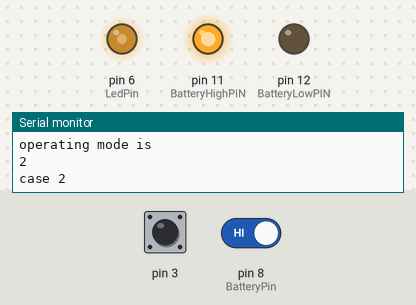
The sketch below on a simulated Arduino Uno, built with avr-gcc and run on an emulated ATmega328P. Shown: output pins drawn as LEDs (lit = HIGH), the last lines printed to the serial monitor. Inputs (shaded band) come from the test bench; at power-on: pin 3 LOW, pin 8 (BatteryPin) HIGH.

Above: at 1.2 s.
1.3 s: pin 3 driven HIGH
At 2.5 s:
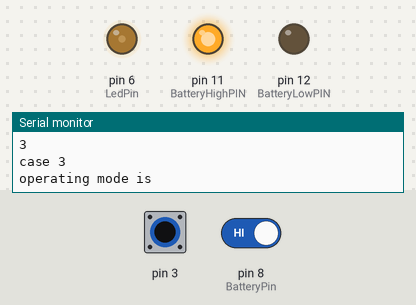
2.8 s: pin 8 (BatteryPin) driven LOW
At 3.6 s:
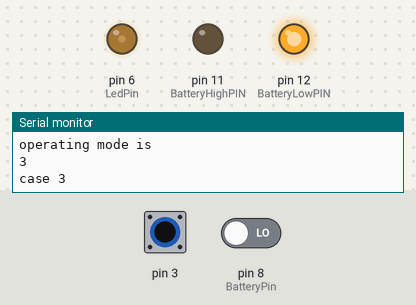
4.3 s: pin 8 (BatteryPin) driven HIGH
At 4.6 s:
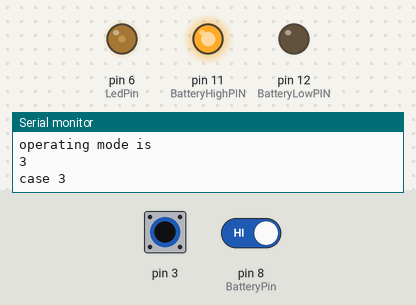
7.3 s: pin 3 pulsed LOW 5 times (0.12 s each, 0.3 s apart)
At 8.19 s:
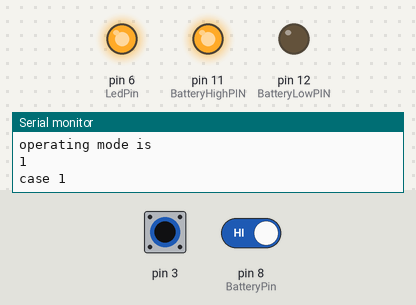
Timing chart, 0 to 10.3 s (numbered marks = the images above; inputs shaded):
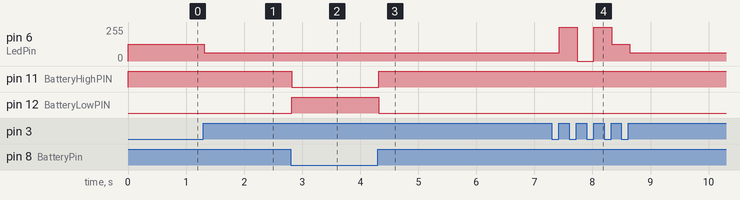

The sketch:

Arduno.ino
```cpp
 #define FLASH_RATE_HZ 2
 #define PWM_MAX 255
 #define interval 500

 // global variables representing "state" across all functions
 // operating mode: 0 - off, 1 - bright, 2 - mid-bright, 3 - dim, 4 - flash
 int operating_mode = 1;
 volatile bool button_pushed_Result = HIGH;
 //int previous_button_state = 0;
 int PWM_OUT = 0;
 int PWM_OUT_State =0;
 int LedPin = 6;
 bool ledState = LOW;
 //int BUTTON_IN = 3;
 const int BatteryPin = 8;
 const int BatteryHighPIN = 11;
 const int BatteryLowPIN = 12;
 bool batteryState = LOW;
 unsigned long currentMillis;
 unsigned long previousMillis;


 // executed one-time at device startup
 void setup() {

    Serial.begin(9600);
    pinMode(LedPin, OUTPUT);
    pinMode(BatteryPin, INPUT);
    pinMode(BatteryHighPIN, OUTPUT);
    pinMode(BatteryLowPIN, OUTPUT);
    attachInterrupt(digitalPinToInterrupt(3), button_pushed, RISING);

    check_button_press();

    set_pwm_based_on_operating_mode();

    // define output (PWM) pin connected to LED

 }

 // continually-running loop
 // calls functions that are named as "actions"
 void loop(){

    currentMillis = millis();


     check_button_press();

     set_pwm_based_on_operating_mode();

     batteryState = digitalRead(batteryState);

     if (digitalRead(BatteryPin) == LOW)
        {
        digitalWrite(BatteryLowPIN, HIGH); // indicate via LED
        digitalWrite(BatteryHighPIN, LOW);
      }
      if (digitalRead(BatteryPin) == HIGH){
        digitalWrite(BatteryHighPIN, HIGH);
        digitalWrite(BatteryLowPIN, LOW);
      }
    Serial.println("operating mode is");
    Serial.println(operating_mode);
    //Serial.println(button_pushed_Result);
    //analogWrite(LedPin, 1);
 }


 void button_pushed() {
      button_pushed_Result =HIGH;
      //Serial.println("button is triggered");
     // BUTTON_PUSHED = TRUE;
 }

  void check_button_press() {
    if(button_pushed_Result == HIGH){
        if ( operating_mode <4){
            operating_mode++;
        }else{
            operating_mode=0;
        }
    }
    button_pushed_Result = LOW;
 }

 void set_pwm_based_on_operating_mode() {

     switch (operating_mode) {
         case 0:
             PWM_OUT = 0;
             analogWrite(LedPin, PWM_OUT);
             Serial.println("case 0");
             break;
         case 1:
             //PWM_OUT = PWM_MAX;
             analogWrite(LedPin, PWM_MAX);
             Serial.println("case 1");
             break;
         case 2:
             PWM_OUT = PWM_MAX/2;
             analogWrite(LedPin, PWM_OUT);
             Serial.println("case 2");
             break;
         case 3:
             PWM_OUT = PWM_MAX/4;
             analogWrite(LedPin, PWM_OUT);
             Serial.println("case 3");
             break;
         case 4:
             flash_the_light();
             Serial.println("case 4");
             break;
     }

 }

 void flash_the_light() {
    //Serial.println(currentMillis - previousMillis);
    if (currentMillis - previousMillis >= interval) {
    // save the last time you blinked the LED
        previousMillis = currentMillis;

    // if the LED is off turn it on and vice-versa:
    if (PWM_OUT < PWM_MAX) {
      PWM_OUT = PWM_MAX;
    } else {
      PWM_OUT = 0;
    }

    // set the LED with the ledState of the variable:
    analogWrite(LedPin, PWM_OUT);
  }
 }
```

Measured:
- after the input at 1.3 s, pin 6 (LedPin): 127/255 → 63/255 at once
- after the input at 2.8 s, pin 11 (BatteryHighPIN): HIGH → LOW at once; pin 12 (BatteryLowPIN): LOW → HIGH at once
- after the input at 4.3 s, pin 11 (BatteryHighPIN): LOW → HIGH at once; pin 12 (BatteryLowPIN): HIGH → LOW at once
- after the input at 7.3 s, pin 6 (LedPin): 63/255 → 255/255 after 0.13 s, → 0/255 0.31 s later, → 255/255 0.28 s later, → 127/255 0.31 s later, … (5 changes in this stretch)
